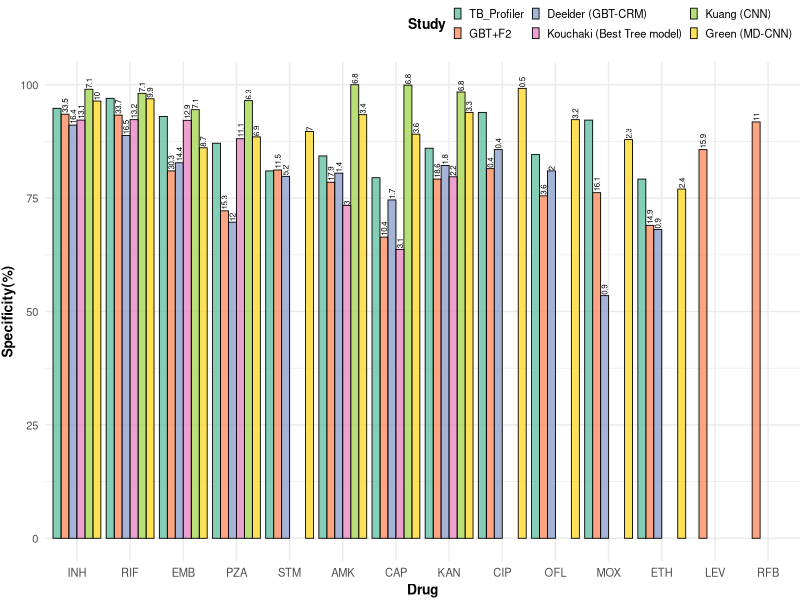
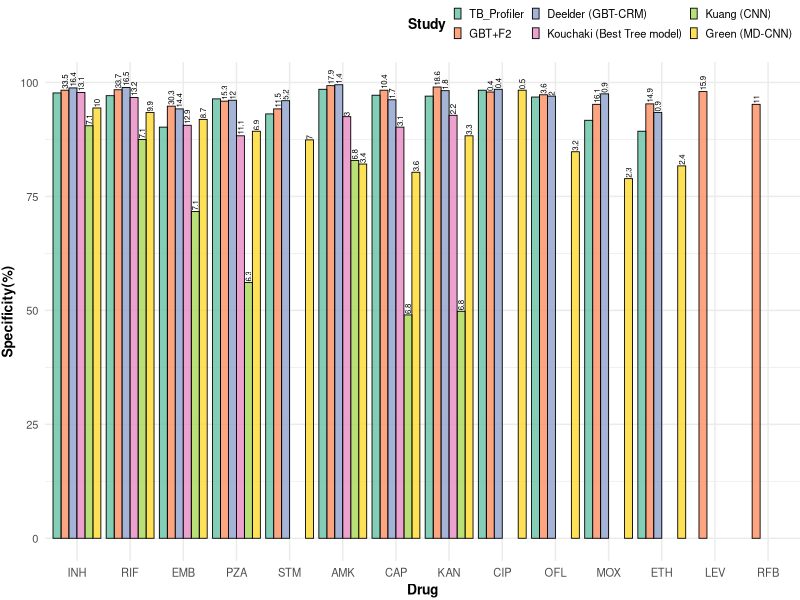

These charts were generated, in order, by the following R code:
## ---- chunk 1
library(dplyr)
library(readxl)
library(tidyverse)
## ---- chunk 2
TB_profilerResults=data.frame(read_xlsx('./Supplementary Tables.xlsx',
                                        sheet=2))
TB_profilerResults=TB_profilerResults%>%select(c(1,2,6,7,8))
TB_profilerResults=TB_profilerResults[c(1:13),]
TB_profilerResults=TB_profilerResults%>%column_to_rownames('Drug')
colnames(TB_profilerResults)=c('Num. Isolates','Acc.','Sens.','Spec.')
TB_profilerResults$`Num. Isolates`=rep(NA,length(TB_profilerResults$`Num. Isolates`))
TB_profilerResults=TB_profilerResults%>%select(Sens.,Spec.,Acc.,`Num. Isolates`)
## ---- chunk 3
Metrics_Deelder=data.frame(readxl::read_xlsx('./Supplementary Tables.xlsx',sheet =6))
Metrics_Deelder=Metrics_Deelder[c(41:54),c(1:5)]
colnames(Metrics_Deelder)=Metrics_Deelder[1,]
Metrics_Deelder=Metrics_Deelder[-c(1,2),]
Metrics_Deelder=Metrics_Deelder%>%mutate(across(c(2:5),as.numeric))
Metrics_Deelder$Drug=as.factor(Metrics_Deelder$Drug)
rownames(Metrics_Deelder)=NULL
Metrics_Deelder=Metrics_Deelder%>%column_to_rownames('Drug')
#Metrics_Deelder=Metrics_Deelder
## ---- chunk 4
Metrics_Green=data.frame(read_xlsx('./Supplementary Tables.xlsx',sheet = 6))
Metrics_Green=Metrics_Green[c(10:23),c(1:5)]
colnames(Metrics_Green)=Metrics_Green[1,]
Metrics_Green=Metrics_Green[-c(1,2),]
Metrics_Green=Metrics_Green%>%mutate(across(c(2:5),as.numeric))
Metrics_Green$Drug=as.factor(Metrics_Green$Drug)
rownames(Metrics_Green)=NULL
Metrics_Green=Metrics_Green%>%column_to_rownames('Drug')
## ---- chunk 5
Metrics_Kuang=data.frame(readxl::read_xlsx('./Supplementary Tables.xlsx',sheet = 6))
Metrics_Kuang=Metrics_Kuang[c(27:36),c(1:5)]
colnames(Metrics_Kuang)=Metrics_Kuang[1,]
Metrics_Kuang=Metrics_Kuang[-c(1,2),]
Metrics_Kuang=Metrics_Kuang%>%mutate(across(c(2:5),as.numeric))
Metrics_Kuang$Drug=as.factor(Metrics_Kuang$Drug)
rownames(Metrics_Kuang)=NULL
Metrics_Kuang=Metrics_Kuang%>%column_to_rownames('Drug')
## ---- chunk 6
Metrics_Kouchaki=data.frame(read_xlsx('./Supplementary Tables.xlsx',sheet = 6))
Metrics_Kouchaki=Metrics_Kouchaki[c(70:82),c(1:5)]
colnames(Metrics_Kouchaki)=Metrics_Kouchaki[1,]
Metrics_Kouchaki=Metrics_Kouchaki[-c(1,2),]
Metrics_Kouchaki=Metrics_Kouchaki%>%mutate(across(c(2:5),as.numeric))
Metrics_Kouchaki$Drug=as.factor(Metrics_Kouchaki$Drug)
rownames(Metrics_Kouchaki)=NULL
Metrics_Kouchaki=Metrics_Kouchaki%>%column_to_rownames('Drug')
## ---- chunk 7
temp_Ks=merge(Metrics_Kuang,Metrics_Kouchaki,by='row.names',suffixes=c('_Kuang','_Kouchaki'))
temp_Ks=temp_Ks%>%column_to_rownames('Row.names')
## ---- chunk 8
Lit_metrics=merge(Metrics_Deelder,Metrics_Green,by = 'row.names',suffixes = c('_Deelder','_Green'))
Lit_metrics=Lit_metrics%>%column_to_rownames('Row.names')
Lit_metrics=merge(TB_profilerResults,Lit_metrics,by='row.names',all.y = T)
Lit_metrics=Lit_metrics%>%column_to_rownames('Row.names')
Lit_metrics=Lit_metrics%>%rename('Num. Isolates_TBProfiler'=4,'Acc._TBProfiler'=3,'Sens._TBProfiler'=1,
                                 'Spec._TBProfiler'=2)
## ---- chunk 9
Lit_metrics=merge(Lit_metrics,temp_Ks,by = 'row.names',all.x = T)
Lit_metrics=Lit_metrics%>%rename('Num. Isolates_Kuang'=17,'Num. Isolates_Kouchaki'=21)
Lit_metrics=Lit_metrics%>%column_to_rownames('Row.names')
## ---- chunk 10
Metrics_Sid=data.frame(read_xlsx('./Supplementary Tables.xlsx',sheet = 3))
Metrics_Sid <- Metrics_Sid %>%
               mutate(Drug..model.feature. = gsub(' \\(.*', '', Drug..model.feature.))
Metrics_Sid=Metrics_Sid%>%mutate(across(c(2:6),~gsub('[^0-9\\.].*','',.)))
colnames(Metrics_Sid)=c('Drug','Sens.','Spec.','Acc.','AUC','Num. Isolates')
Metrics_Sid=Metrics_Sid%>%mutate(across(c(2:6),as.numeric))
Metrics_Sid$Drug=as.factor(Metrics_Sid$Drug)
rownames(Metrics_Sid)=NULL
Metrics_Sid=Metrics_Sid%>%column_to_rownames('Drug')
## ---- chunk 11
full_df=merge(Metrics_Sid,Lit_metrics,by = 'row.names',all.x = T)
full_df=full_df%>%mutate(Row.names=as.factor(Row.names))%>%rename('Drug'=1)
full_df=full_df%>%mutate(across(contains('Num.'),~./1000))%>%mutate(across(contains('Num.'),~round(.,1)))
## ---- chunk 12
full_df=full_df%>%mutate(across(contains('TB'),as.numeric))
## ---- chunk 13
full_df_plot=full_df%>%pivot_longer(!c(Drug),names_to = 'Data',values_to = 'Values')
full_df_plot_Sens=full_df_plot%>% filter(str_detect(Data,'Sens|Num.'))
full_df_plot_Spec=full_df_plot%>% filter(str_detect(Data,'Spec|Num.'))
## ---- chunk 14
temp_obj=unlist(full_df_plot_Sens[seq(2,dim(full_df_plot_Sens)[1],2),"Values"])
full_df_plot_Sens=full_df_plot_Sens[-c(seq(2,168,2)),]
#full_df_plot_Sens=full_df_plot_Sens[-43,]
full_df_plot_Spec=full_df_plot_Spec[-c(seq(2,168,2)),]
#full_df_plot_Spec=full_df_plot_Spec[-43,]
## ---- chunk 15
#temp_obj=as.character(temp_obj,na.rm=T)
#temp_obj=paste(temp_obj,'k',sep = "")
## ---- chunk 16
full_df_plot_Sens$Isolates=temp_obj
full_df_plot_Spec$Isolates=temp_obj
## ---- chunk 17
Drug_order=rownames(Metrics_Sid)
full_df_plot_Sens$Data=factor(full_df_plot_Sens$Data,levels = c('Sens._TBProfiler','Sens.','Sens._Deelder','Sens._Kouchaki','Sens._Kuang','Sens._Green'))
full_df_plot_Spec$Data=factor(full_df_plot_Spec$Data,levels=c('Spec._TBProfiler','Spec.','Spec._Deelder','Spec._Kouchaki','Spec._Kuang','Spec._Green'))
## ---- chunk 18
Sensitivity_plot=ggplot(full_df_plot_Sens, aes(x = Drug, y = Values, fill = Data))+
  geom_bar(stat='identity',position = position_dodge(),alpha=.8,col='black',size=.3)+
  ylab('Specificity(%)')+geom_text(aes(label = Isolates,group=Data),hjust=-.1,size=2,position = position_dodge(w=0.9),angle=90)+
  scale_x_discrete(limits=Drug_order)+scale_fill_brewer(name='Study',labels=c('TB_Profiler','GBT+F2','Deelder (GBT-CRM)','Kouchaki (Best Tree model)','Kuang (CNN)','Green (MD-CNN)'),palette = 'Set2')+theme_minimal()+theme(plot.margin = margin(0,0,1,1),legend.position = 'top',legend.justification = 'right',legend.key.size = unit(.2,units = 'cm'),legend.text = element_text(size = 8),legend.title = element_text(size=10,face = 'bold'),axis.title = element_text(size = 10,face='bold'),axis.text = element_text(size=8))
## ---- chunk 19
Specificity_plot=ggplot(full_df_plot_Spec, aes(x = Drug, y = Values, fill = Data))+
  geom_bar(stat='identity',position = position_dodge(),alpha=.8,col='black',size=.3)+
  ylab('Specificity(%)')+geom_text(aes(label = Isolates,group=Data),hjust=-.1,size=2,position = position_dodge(w=0.9),angle=90)+
  scale_x_discrete(limits=Drug_order)+scale_fill_brewer(name='Study',labels=c('TB_Profiler','GBT+F2','Deelder (GBT-CRM)','Kouchaki (Best Tree model)','Kuang (CNN)','Green (MD-CNN)'),limits=c('Spec._TBProfiler','Spec.','Spec._Deelder','Spec._Kouchaki','Spec._Kuang','Spec._Green'),palette = 'Set2')+theme_minimal()+theme(plot.margin = margin(0,0,1,1),legend.position = 'top',legend.justification = 'right',legend.key.size = unit(.2,units = 'cm'),legend.text = element_text(size = 8),legend.title = element_text(size=10,face = 'bold'),axis.title = element_text(size = 10,face='bold'),axis.text = element_text(size=8))
## ---- chunk 20
ggsave(Sensitivity_plot,filename = './CompareSensitivities.png',device = 'png',width = 7,height = 7,units = 'in',dpi = 300,bg = 'white')
## ---- chunk 21
ggsave(Specificity_plot,filename = './CompareSpecificity.png',device = 'png',width = 7,height = 7,units = 'in',dpi = 300,bg = 'white')
